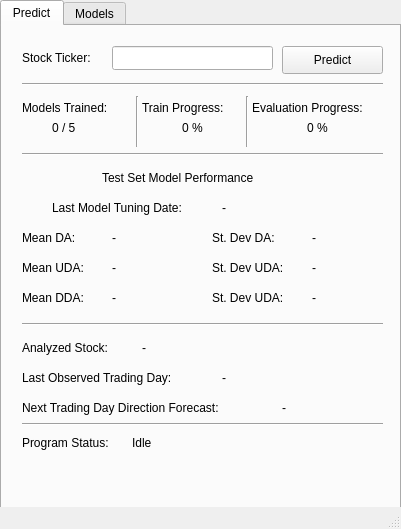
<?xml version="1.0" encoding="UTF-8"?>
<ui version="4.0">
 <class>MainWindow</class>
 <widget class="QMainWindow" name="MainWindow">
  <property name="geometry">
   <rect>
    <x>0</x>
    <y>0</y>
    <width>401</width>
    <height>529</height>
   </rect>
  </property>
  <property name="windowTitle">
   <string>MainWindow</string>
  </property>
  <widget class="QWidget" name="centralwidget">
   <widget class="QLabel" name="model_tuning_date">
    <property name="geometry">
     <rect>
      <x>220</x>
      <y>190</y>
      <width>151</width>
      <height>24</height>
     </rect>
    </property>
    <property name="font">
     <font>
      <pointsize>9</pointsize>
     </font>
    </property>
    <property name="text">
     <string>-</string>
    </property>
   </widget>
   <widget class="QTabWidget" name="tabWidget">
    <property name="enabled">
     <bool>true</bool>
    </property>
    <property name="geometry">
     <rect>
      <x>0</x>
      <y>0</y>
      <width>401</width>
      <height>531</height>
     </rect>
    </property>
    <property name="tabShape">
     <enum>QTabWidget::Rounded</enum>
    </property>
    <property name="currentIndex">
     <number>0</number>
    </property>
    <property name="movable">
     <bool>false</bool>
    </property>
    <property name="tabBarAutoHide">
     <bool>false</bool>
    </property>
    <widget class="QWidget" name="tab">
     <attribute name="title">
      <string>Predict</string>
     </attribute>
     <widget class="QLabel" name="result_prediction_label">
      <property name="geometry">
       <rect>
        <x>280</x>
        <y>370</y>
        <width>101</width>
        <height>24</height>
       </rect>
      </property>
      <property name="font">
       <font>
        <pointsize>9</pointsize>
       </font>
      </property>
      <property name="text">
       <string>-</string>
      </property>
     </widget>
     <widget class="QLabel" name="result_last_trading_day_label">
      <property name="geometry">
       <rect>
        <x>220</x>
        <y>340</y>
        <width>151</width>
        <height>24</height>
       </rect>
      </property>
      <property name="font">
       <font>
        <pointsize>9</pointsize>
       </font>
      </property>
      <property name="text">
       <string>-</string>
      </property>
     </widget>
     <widget class="QLabel" name="label_6">
      <property name="geometry">
       <rect>
        <x>20</x>
        <y>230</y>
        <width>81</width>
        <height>24</height>
       </rect>
      </property>
      <property name="font">
       <font>
        <pointsize>9</pointsize>
       </font>
      </property>
      <property name="toolTip">
       <string>&lt;html&gt;&lt;head/&gt;&lt;body&gt;&lt;p&gt;Mean Upward Directional Accuracy (UDA): &lt;/p&gt;&lt;p&gt;The average test set accuracy of the models in predicting upward directions.&lt;/p&gt;&lt;/body&gt;&lt;/html&gt;</string>
      </property>
      <property name="text">
       <string>Mean UDA:</string>
      </property>
     </widget>
     <widget class="QLabel" name="label_11">
      <property name="geometry">
       <rect>
        <x>210</x>
        <y>200</y>
        <width>91</width>
        <height>24</height>
       </rect>
      </property>
      <property name="font">
       <font>
        <pointsize>9</pointsize>
       </font>
      </property>
      <property name="toolTip">
       <string>&lt;html&gt;&lt;head/&gt;&lt;body&gt;&lt;p&gt;Standard Deviation Directional Accuracy (DA):&lt;/p&gt;&lt;p&gt;Measure of consistency of accuracy performances between models in making general direction forecasts. &lt;/p&gt;&lt;/body&gt;&lt;/html&gt;</string>
      </property>
      <property name="text">
       <string>St. Dev DA:</string>
      </property>
     </widget>
     <widget class="QLabel" name="label_13">
      <property name="geometry">
       <rect>
        <x>210</x>
        <y>230</y>
        <width>91</width>
        <height>24</height>
       </rect>
      </property>
      <property name="font">
       <font>
        <pointsize>9</pointsize>
       </font>
      </property>
      <property name="toolTip">
       <string>&lt;html&gt;&lt;head/&gt;&lt;body&gt;&lt;p&gt;Standard Deviation Upward Directional Accuracy (UDA): &lt;/p&gt;&lt;p&gt;Measure of consistency of accuracy performances between models in predicting upward directions. &lt;/p&gt;&lt;/body&gt;&lt;/html&gt;</string>
      </property>
      <property name="text">
       <string>St. Dev UDA:</string>
      </property>
     </widget>
     <widget class="QLabel" name="label_9">
      <property name="geometry">
       <rect>
        <x>20</x>
        <y>70</y>
        <width>111</width>
        <height>24</height>
       </rect>
      </property>
      <property name="font">
       <font>
        <pointsize>9</pointsize>
        <weight>50</weight>
        <bold>false</bold>
       </font>
      </property>
      <property name="text">
       <string>Models Trained:</string>
      </property>
     </widget>
     <widget class="QLabel" name="label_14">
      <property name="geometry">
       <rect>
        <x>210</x>
        <y>260</y>
        <width>91</width>
        <height>24</height>
       </rect>
      </property>
      <property name="font">
       <font>
        <pointsize>9</pointsize>
       </font>
      </property>
      <property name="toolTip">
       <string>&lt;html&gt;&lt;head/&gt;&lt;body&gt;&lt;p&gt;Standard Deviation Downward Directional Accuracy (DDA):&lt;/p&gt;&lt;p&gt;Measure of consistency of accuracy performances between models in predicting downward directions. &lt;/p&gt;&lt;/body&gt;&lt;/html&gt;</string>
      </property>
      <property name="text">
       <string>St. Dev UDA:</string>
      </property>
      <property name="textFormat">
       <enum>Qt::AutoText</enum>
      </property>
     </widget>
     <widget class="QLabel" name="label_3">
      <property name="geometry">
       <rect>
        <x>20</x>
        <y>310</y>
        <width>111</width>
        <height>24</height>
       </rect>
      </property>
      <property name="font">
       <font>
        <pointsize>9</pointsize>
       </font>
      </property>
      <property name="text">
       <string>Analyzed Stock:</string>
      </property>
     </widget>
     <widget class="QLabel" name="train_progress_label">
      <property name="geometry">
       <rect>
        <x>140</x>
        <y>90</y>
        <width>101</width>
        <height>24</height>
       </rect>
      </property>
      <property name="font">
       <font>
        <pointsize>9</pointsize>
        <weight>50</weight>
        <bold>false</bold>
       </font>
      </property>
      <property name="text">
       <string>0 %</string>
      </property>
      <property name="alignment">
       <set>Qt::AlignCenter</set>
      </property>
     </widget>
     <widget class="QLabel" name="label_8">
      <property name="geometry">
       <rect>
        <x>50</x>
        <y>170</y>
        <width>171</width>
        <height>24</height>
       </rect>
      </property>
      <property name="font">
       <font>
        <pointsize>9</pointsize>
       </font>
      </property>
      <property name="text">
       <string>Last Model Tuning Date: </string>
      </property>
     </widget>
     <widget class="QLabel" name="label_2">
      <property name="geometry">
       <rect>
        <x>100</x>
        <y>140</y>
        <width>211</width>
        <height>24</height>
       </rect>
      </property>
      <property name="font">
       <font>
        <pointsize>9</pointsize>
        <weight>50</weight>
        <bold>false</bold>
       </font>
      </property>
      <property name="text">
       <string>Test Set Model Performance</string>
      </property>
     </widget>
     <widget class="QLabel" name="mean_uda_label">
      <property name="geometry">
       <rect>
        <x>110</x>
        <y>230</y>
        <width>81</width>
        <height>24</height>
       </rect>
      </property>
      <property name="font">
       <font>
        <pointsize>9</pointsize>
       </font>
      </property>
      <property name="text">
       <string>-</string>
      </property>
     </widget>
     <widget class="QLabel" name="result_stock_ticker_label">
      <property name="geometry">
       <rect>
        <x>140</x>
        <y>310</y>
        <width>251</width>
        <height>24</height>
       </rect>
      </property>
      <property name="font">
       <font>
        <pointsize>9</pointsize>
       </font>
      </property>
      <property name="text">
       <string>-</string>
      </property>
     </widget>
     <widget class="Line" name="line_3">
      <property name="geometry">
       <rect>
        <x>20</x>
        <y>120</y>
        <width>361</width>
        <height>16</height>
       </rect>
      </property>
      <property name="orientation">
       <enum>Qt::Horizontal</enum>
      </property>
     </widget>
     <widget class="Line" name="line">
      <property name="geometry">
       <rect>
        <x>20</x>
        <y>50</y>
        <width>361</width>
        <height>16</height>
       </rect>
      </property>
      <property name="orientation">
       <enum>Qt::Horizontal</enum>
      </property>
     </widget>
     <widget class="QPushButton" name="predict_button">
      <property name="enabled">
       <bool>true</bool>
      </property>
      <property name="geometry">
       <rect>
        <x>280</x>
        <y>20</y>
        <width>101</width>
        <height>28</height>
       </rect>
      </property>
      <property name="text">
       <string>Predict</string>
      </property>
     </widget>
     <widget class="QLineEdit" name="stock_ticker_line_edit1">
      <property name="enabled">
       <bool>true</bool>
      </property>
      <property name="geometry">
       <rect>
        <x>110</x>
        <y>20</y>
        <width>161</width>
        <height>24</height>
       </rect>
      </property>
      <property name="font">
       <font>
        <pointsize>9</pointsize>
       </font>
      </property>
     </widget>
     <widget class="QLabel" name="stdev_uda_label">
      <property name="geometry">
       <rect>
        <x>310</x>
        <y>230</y>
        <width>81</width>
        <height>24</height>
       </rect>
      </property>
      <property name="font">
       <font>
        <pointsize>9</pointsize>
       </font>
      </property>
      <property name="text">
       <string>-</string>
      </property>
     </widget>
     <widget class="QLabel" name="label_10">
      <property name="geometry">
       <rect>
        <x>20</x>
        <y>340</y>
        <width>191</width>
        <height>24</height>
       </rect>
      </property>
      <property name="font">
       <font>
        <pointsize>9</pointsize>
       </font>
      </property>
      <property name="text">
       <string>Last Observed Trading Day:</string>
      </property>
     </widget>
     <widget class="QLabel" name="models_progress_label">
      <property name="geometry">
       <rect>
        <x>50</x>
        <y>90</y>
        <width>41</width>
        <height>24</height>
       </rect>
      </property>
      <property name="font">
       <font>
        <pointsize>9</pointsize>
        <weight>50</weight>
        <bold>false</bold>
       </font>
      </property>
      <property name="text">
       <string>0 / 5</string>
      </property>
     </widget>
     <widget class="QLabel" name="label">
      <property name="geometry">
       <rect>
        <x>20</x>
        <y>20</y>
        <width>84</width>
        <height>24</height>
       </rect>
      </property>
      <property name="font">
       <font>
        <pointsize>9</pointsize>
       </font>
      </property>
      <property name="text">
       <string>Stock Ticker:</string>
      </property>
     </widget>
     <widget class="Line" name="line_2">
      <property name="geometry">
       <rect>
        <x>20</x>
        <y>290</y>
        <width>361</width>
        <height>16</height>
       </rect>
      </property>
      <property name="orientation">
       <enum>Qt::Horizontal</enum>
      </property>
     </widget>
     <widget class="QLabel" name="mean_dda_label">
      <property name="geometry">
       <rect>
        <x>110</x>
        <y>260</y>
        <width>81</width>
        <height>24</height>
       </rect>
      </property>
      <property name="font">
       <font>
        <pointsize>9</pointsize>
       </font>
      </property>
      <property name="text">
       <string>-</string>
      </property>
     </widget>
     <widget class="QLabel" name="label_12">
      <property name="geometry">
       <rect>
        <x>20</x>
        <y>370</y>
        <width>251</width>
        <height>24</height>
       </rect>
      </property>
      <property name="font">
       <font>
        <pointsize>9</pointsize>
       </font>
      </property>
      <property name="text">
       <string>Next Trading Day Direction Forecast:</string>
      </property>
     </widget>
     <widget class="QLabel" name="label_5">
      <property name="geometry">
       <rect>
        <x>20</x>
        <y>200</y>
        <width>81</width>
        <height>24</height>
       </rect>
      </property>
      <property name="font">
       <font>
        <pointsize>9</pointsize>
       </font>
      </property>
      <property name="toolTip">
       <string>&lt;html&gt;&lt;head/&gt;&lt;body&gt;&lt;p&gt;Mean Directional Accuracy (DA): &lt;/p&gt;&lt;p&gt;The average test set accuracy of the models in making general direction forecasts.&lt;/p&gt;&lt;/body&gt;&lt;/html&gt;</string>
      </property>
      <property name="text">
       <string>Mean DA:</string>
      </property>
     </widget>
     <widget class="QLabel" name="mean_da_label">
      <property name="geometry">
       <rect>
        <x>110</x>
        <y>200</y>
        <width>81</width>
        <height>24</height>
       </rect>
      </property>
      <property name="font">
       <font>
        <pointsize>9</pointsize>
       </font>
      </property>
      <property name="text">
       <string>-</string>
      </property>
     </widget>
     <widget class="QLabel" name="label_16">
      <property name="geometry">
       <rect>
        <x>140</x>
        <y>70</y>
        <width>111</width>
        <height>24</height>
       </rect>
      </property>
      <property name="font">
       <font>
        <pointsize>9</pointsize>
        <weight>50</weight>
        <bold>false</bold>
       </font>
      </property>
      <property name="text">
       <string>Train Progress:</string>
      </property>
     </widget>
     <widget class="QLabel" name="stdev_dda_label">
      <property name="geometry">
       <rect>
        <x>310</x>
        <y>260</y>
        <width>81</width>
        <height>24</height>
       </rect>
      </property>
      <property name="font">
       <font>
        <pointsize>9</pointsize>
       </font>
      </property>
      <property name="text">
       <string>-</string>
      </property>
     </widget>
     <widget class="QLabel" name="label_7">
      <property name="geometry">
       <rect>
        <x>20</x>
        <y>260</y>
        <width>81</width>
        <height>24</height>
       </rect>
      </property>
      <property name="font">
       <font>
        <pointsize>9</pointsize>
       </font>
      </property>
      <property name="toolTip">
       <string>&lt;html&gt;&lt;head/&gt;&lt;body&gt;&lt;p&gt;Mean Downward Directional Accuracy (DDA): &lt;/p&gt;&lt;p&gt;The average test set accuracy of the models in predicting downward directions.&lt;/p&gt;&lt;/body&gt;&lt;/html&gt;</string>
      </property>
      <property name="text">
       <string>Mean DDA:</string>
      </property>
     </widget>
     <widget class="QLabel" name="stdev_da_label">
      <property name="geometry">
       <rect>
        <x>310</x>
        <y>200</y>
        <width>81</width>
        <height>24</height>
       </rect>
      </property>
      <property name="font">
       <font>
        <pointsize>9</pointsize>
       </font>
      </property>
      <property name="text">
       <string>-</string>
      </property>
     </widget>
     <widget class="QLabel" name="last_tuning_date_label1">
      <property name="geometry">
       <rect>
        <x>220</x>
        <y>170</y>
        <width>161</width>
        <height>24</height>
       </rect>
      </property>
      <property name="font">
       <font>
        <pointsize>9</pointsize>
       </font>
      </property>
      <property name="text">
       <string>-</string>
      </property>
     </widget>
     <widget class="Line" name="line_10">
      <property name="geometry">
       <rect>
        <x>20</x>
        <y>390</y>
        <width>361</width>
        <height>16</height>
       </rect>
      </property>
      <property name="orientation">
       <enum>Qt::Horizontal</enum>
      </property>
     </widget>
     <widget class="QLabel" name="status_label1">
      <property name="geometry">
       <rect>
        <x>130</x>
        <y>410</y>
        <width>251</width>
        <height>41</height>
       </rect>
      </property>
      <property name="font">
       <font>
        <pointsize>9</pointsize>
       </font>
      </property>
      <property name="text">
       <string>Idle</string>
      </property>
      <property name="alignment">
       <set>Qt::AlignLeading|Qt::AlignLeft|Qt::AlignTop</set>
      </property>
      <property name="wordWrap">
       <bool>true</bool>
      </property>
     </widget>
     <widget class="QLabel" name="label_57">
      <property name="geometry">
       <rect>
        <x>20</x>
        <y>410</y>
        <width>111</width>
        <height>24</height>
       </rect>
      </property>
      <property name="font">
       <font>
        <pointsize>9</pointsize>
       </font>
      </property>
      <property name="text">
       <string>Program Status:</string>
      </property>
      <property name="alignment">
       <set>Qt::AlignLeading|Qt::AlignLeft|Qt::AlignTop</set>
      </property>
     </widget>
     <widget class="QLabel" name="label_17">
      <property name="geometry">
       <rect>
        <x>250</x>
        <y>70</y>
        <width>131</width>
        <height>24</height>
       </rect>
      </property>
      <property name="font">
       <font>
        <pointsize>9</pointsize>
        <weight>50</weight>
        <bold>false</bold>
       </font>
      </property>
      <property name="text">
       <string>Evaluation Progress:</string>
      </property>
     </widget>
     <widget class="QLabel" name="prediction_progress_label">
      <property name="geometry">
       <rect>
        <x>260</x>
        <y>90</y>
        <width>111</width>
        <height>24</height>
       </rect>
      </property>
      <property name="font">
       <font>
        <pointsize>9</pointsize>
        <weight>50</weight>
        <bold>false</bold>
       </font>
      </property>
      <property name="text">
       <string>0 %</string>
      </property>
      <property name="alignment">
       <set>Qt::AlignCenter</set>
      </property>
     </widget>
     <widget class="Line" name="line_4">
      <property name="geometry">
       <rect>
        <x>120</x>
        <y>70</y>
        <width>31</width>
        <height>51</height>
       </rect>
      </property>
      <property name="orientation">
       <enum>Qt::Vertical</enum>
      </property>
     </widget>
     <widget class="Line" name="line_6">
      <property name="geometry">
       <rect>
        <x>230</x>
        <y>70</y>
        <width>31</width>
        <height>51</height>
       </rect>
      </property>
      <property name="orientation">
       <enum>Qt::Vertical</enum>
      </property>
     </widget>
    </widget>
    <widget class="QWidget" name="tab_2">
     <attribute name="title">
      <string>Models</string>
     </attribute>
     <widget class="QLabel" name="label_18">
      <property name="geometry">
       <rect>
        <x>20</x>
        <y>40</y>
        <width>84</width>
        <height>24</height>
       </rect>
      </property>
      <property name="font">
       <font>
        <pointsize>9</pointsize>
       </font>
      </property>
      <property name="text">
       <string>Stock Ticker:</string>
      </property>
     </widget>
     <widget class="QLineEdit" name="stock_ticker_line_edit2">
      <property name="enabled">
       <bool>true</bool>
      </property>
      <property name="geometry">
       <rect>
        <x>110</x>
        <y>40</y>
        <width>161</width>
        <height>24</height>
       </rect>
      </property>
      <property name="font">
       <font>
        <pointsize>9</pointsize>
       </font>
      </property>
      <property name="text">
       <string/>
      </property>
     </widget>
     <widget class="QPushButton" name="get_model_button">
      <property name="enabled">
       <bool>true</bool>
      </property>
      <property name="geometry">
       <rect>
        <x>280</x>
        <y>40</y>
        <width>101</width>
        <height>28</height>
       </rect>
      </property>
      <property name="text">
       <string>Get Model</string>
      </property>
     </widget>
     <widget class="QLabel" name="label_19">
      <property name="geometry">
       <rect>
        <x>70</x>
        <y>10</y>
        <width>281</width>
        <height>24</height>
       </rect>
      </property>
      <property name="font">
       <font>
        <pointsize>9</pointsize>
        <weight>50</weight>
        <bold>false</bold>
       </font>
      </property>
      <property name="text">
       <string>Model Description and Hyperparameters</string>
      </property>
     </widget>
     <widget class="QLabel" name="label_20">
      <property name="geometry">
       <rect>
        <x>20</x>
        <y>110</y>
        <width>111</width>
        <height>24</height>
       </rect>
      </property>
      <property name="font">
       <font>
        <pointsize>9</pointsize>
       </font>
      </property>
      <property name="text">
       <string>LSTM Layers:</string>
      </property>
     </widget>
     <widget class="QLabel" name="label_21">
      <property name="geometry">
       <rect>
        <x>20</x>
        <y>140</y>
        <width>111</width>
        <height>24</height>
       </rect>
      </property>
      <property name="font">
       <font>
        <pointsize>9</pointsize>
       </font>
      </property>
      <property name="text">
       <string>Units per Layer:</string>
      </property>
     </widget>
     <widget class="QLabel" name="label_22">
      <property name="geometry">
       <rect>
        <x>20</x>
        <y>170</y>
        <width>131</width>
        <height>24</height>
       </rect>
      </property>
      <property name="font">
       <font>
        <pointsize>9</pointsize>
       </font>
      </property>
      <property name="text">
       <string>Recurrent Dropout:</string>
      </property>
     </widget>
     <widget class="QLabel" name="last_tuning_date_label2">
      <property name="geometry">
       <rect>
        <x>190</x>
        <y>80</y>
        <width>181</width>
        <height>24</height>
       </rect>
      </property>
      <property name="font">
       <font>
        <pointsize>9</pointsize>
       </font>
      </property>
      <property name="text">
       <string>-</string>
      </property>
     </widget>
     <widget class="QLabel" name="label_23">
      <property name="geometry">
       <rect>
        <x>20</x>
        <y>80</y>
        <width>171</width>
        <height>24</height>
       </rect>
      </property>
      <property name="font">
       <font>
        <pointsize>9</pointsize>
       </font>
      </property>
      <property name="text">
       <string>Last Model Tuning Date: </string>
      </property>
     </widget>
     <widget class="QLabel" name="layers_label">
      <property name="geometry">
       <rect>
        <x>120</x>
        <y>110</y>
        <width>251</width>
        <height>24</height>
       </rect>
      </property>
      <property name="font">
       <font>
        <pointsize>9</pointsize>
       </font>
      </property>
      <property name="text">
       <string>-</string>
      </property>
     </widget>
     <widget class="QLabel" name="units_label">
      <property name="geometry">
       <rect>
        <x>130</x>
        <y>140</y>
        <width>241</width>
        <height>24</height>
       </rect>
      </property>
      <property name="font">
       <font>
        <pointsize>9</pointsize>
       </font>
      </property>
      <property name="text">
       <string>-</string>
      </property>
     </widget>
     <widget class="QLabel" name="dropout_label">
      <property name="geometry">
       <rect>
        <x>160</x>
        <y>170</y>
        <width>211</width>
        <height>24</height>
       </rect>
      </property>
      <property name="font">
       <font>
        <pointsize>9</pointsize>
       </font>
      </property>
      <property name="text">
       <string>-</string>
      </property>
     </widget>
     <widget class="Line" name="line_5">
      <property name="geometry">
       <rect>
        <x>20</x>
        <y>230</y>
        <width>361</width>
        <height>16</height>
       </rect>
      </property>
      <property name="orientation">
       <enum>Qt::Horizontal</enum>
      </property>
     </widget>
     <widget class="QLabel" name="label_24">
      <property name="geometry">
       <rect>
        <x>20</x>
        <y>200</y>
        <width>131</width>
        <height>24</height>
       </rect>
      </property>
      <property name="font">
       <font>
        <pointsize>9</pointsize>
       </font>
      </property>
      <property name="text">
       <string>Window Size: </string>
      </property>
     </widget>
     <widget class="QLabel" name="window_size_label">
      <property name="geometry">
       <rect>
        <x>120</x>
        <y>200</y>
        <width>251</width>
        <height>24</height>
       </rect>
      </property>
      <property name="font">
       <font>
        <pointsize>9</pointsize>
       </font>
      </property>
      <property name="text">
       <string>-</string>
      </property>
     </widget>
     <widget class="QPushButton" name="tune_model_button">
      <property name="enabled">
       <bool>true</bool>
      </property>
      <property name="geometry">
       <rect>
        <x>280</x>
        <y>280</y>
        <width>101</width>
        <height>28</height>
       </rect>
      </property>
      <property name="text">
       <string>Tune Model</string>
      </property>
     </widget>
     <widget class="QLabel" name="label_25">
      <property name="geometry">
       <rect>
        <x>20</x>
        <y>280</y>
        <width>84</width>
        <height>24</height>
       </rect>
      </property>
      <property name="font">
       <font>
        <pointsize>9</pointsize>
       </font>
      </property>
      <property name="text">
       <string>Stock Ticker:</string>
      </property>
     </widget>
     <widget class="QLineEdit" name="stock_ticker_line_edit3">
      <property name="enabled">
       <bool>true</bool>
      </property>
      <property name="geometry">
       <rect>
        <x>110</x>
        <y>280</y>
        <width>161</width>
        <height>24</height>
       </rect>
      </property>
      <property name="font">
       <font>
        <pointsize>9</pointsize>
       </font>
      </property>
      <property name="text">
       <string/>
      </property>
     </widget>
     <widget class="QLabel" name="label_26">
      <property name="geometry">
       <rect>
        <x>150</x>
        <y>250</y>
        <width>91</width>
        <height>24</height>
       </rect>
      </property>
      <property name="font">
       <font>
        <pointsize>9</pointsize>
        <weight>50</weight>
        <bold>false</bold>
       </font>
      </property>
      <property name="text">
       <string>Model Tuning</string>
      </property>
     </widget>
     <widget class="QLabel" name="label_53">
      <property name="geometry">
       <rect>
        <x>20</x>
        <y>310</y>
        <width>361</width>
        <height>71</height>
       </rect>
      </property>
      <property name="font">
       <font>
        <pointsize>9</pointsize>
       </font>
      </property>
      <property name="text">
       <string>Note: Model tuning may take an extended period of time to execute. It is recommended to tune models beforehand and at least once every  year.</string>
      </property>
      <property name="alignment">
       <set>Qt::AlignJustify|Qt::AlignVCenter</set>
      </property>
      <property name="wordWrap">
       <bool>true</bool>
      </property>
     </widget>
     <widget class="Line" name="line_9">
      <property name="geometry">
       <rect>
        <x>20</x>
        <y>380</y>
        <width>361</width>
        <height>16</height>
       </rect>
      </property>
      <property name="orientation">
       <enum>Qt::Horizontal</enum>
      </property>
     </widget>
     <widget class="QLabel" name="label_54">
      <property name="geometry">
       <rect>
        <x>20</x>
        <y>400</y>
        <width>111</width>
        <height>24</height>
       </rect>
      </property>
      <property name="font">
       <font>
        <pointsize>9</pointsize>
       </font>
      </property>
      <property name="text">
       <string>Program Status:</string>
      </property>
      <property name="alignment">
       <set>Qt::AlignLeading|Qt::AlignLeft|Qt::AlignTop</set>
      </property>
     </widget>
     <widget class="QLabel" name="status_label2">
      <property name="geometry">
       <rect>
        <x>130</x>
        <y>400</y>
        <width>251</width>
        <height>41</height>
       </rect>
      </property>
      <property name="font">
       <font>
        <pointsize>9</pointsize>
       </font>
      </property>
      <property name="text">
       <string>Idle</string>
      </property>
      <property name="alignment">
       <set>Qt::AlignLeading|Qt::AlignLeft|Qt::AlignTop</set>
      </property>
      <property name="wordWrap">
       <bool>true</bool>
      </property>
     </widget>
    </widget>
   </widget>
  </widget>
  <widget class="QMenuBar" name="menubar">
   <property name="geometry">
    <rect>
     <x>0</x>
     <y>0</y>
     <width>401</width>
     <height>26</height>
    </rect>
   </property>
  </widget>
  <widget class="QStatusBar" name="statusbar"/>
 </widget>
 <resources/>
 <connections/>
</ui>
